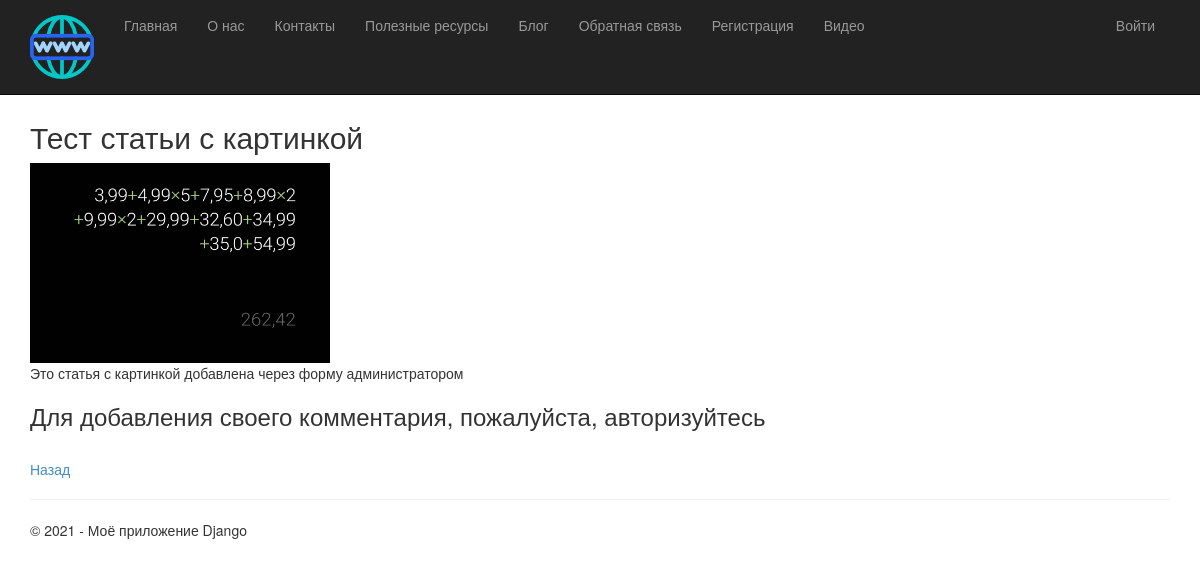
The app's page /5/ with its own data.
### app/models.py (models this page shows, shortened)
class Blog(models.Model):
    title = models.CharField(max_length=100,unique_for_date="posted",verbose_name="Заголовок")
    description = models.TextField(verbose_name="Краткое содержание")
    content = models.TextField(verbose_name="Полное содержание")
    posted = models.DateTimeField(default = datetime.now(), db_index = True, verbose_name = "Опубликована")
    author = models.ForeignKey(User, null=True, blank=True, on_delete = models.SET_NULL, verbose_name = "Автор")
    image = models.FileField(default = 'temp.jpg', verbose_name="Путь к картинке")
    class Meta:
        db_table = "Posts"
        ordering = ["-posted"]
        verbose_name = "Статья блога"
        verbose_name_plural = "Статьи блога"

### app/views.py (the view)
# urls.py: url(r'^(?P<parametr>\d+)/$', views.blogpost, name='blogpost'),
def blogpost(request, parametr):
    post_1 = Blog.objects.get(id=parametr) # запрос на выбор конкретной статьи по параметру
    comments = Comment.objects.filter(post=parametr)
    if request.method == "POST":
        form = CommentForm(request.POST)
        if form.is_valid():
            comment_f = form.save(commit=False)
            comment_f.author = request.user
            comment_f.date = datetime.now()
            comment_f.post = Blog.objects.get(id = parametr)
            comment_f.save()
            return redirect('blogpost', parametr=post_1.id)
    else:
        form = CommentForm()
    assert isinstance(request, HttpRequest)
    return render(
        request,
        'app/blogpost.html',
        {
            'post_1': post_1, # передача конкретной статьи в шаблон веб-страницы
            'comments': comments,
            'form': form,
            'year':datetime.now().year,
        }
    )

### app/templates/app/blogpost.html (shortened to what this page needs)
{% extends "app/layout.html" %}
{% block content %}
<h2> {{post_1.title}} </h2>
{% if post_1.image and post_1.image.url != '/media/temp.jpg' %}
    <img src="{{ post_1.image.url }}" alt="Картинка" width="300" height="200" />
{% endif %}
<p> {{post_1.content|linebreaksbr}} </p>
{% if user.is_authenticated %}
    <h3>Добавить комментарий</h3>
    <form method="POST" >{% csrf_token %}
        <div>
            {{form.as_p}}
            <button type="submit" class="save btn btn-default" > Отправить </button>
        </div>
    </form>
{% else %}
<h3> Для добавления своего комментария, пожалуйста, авторизуйтесь </h3>
{% endif %}
<br><p><a href ="{% url 'blog' %}">Назад</a></p>
{% endblock %}

### app/static/app/content/site.css (style rules this page uses)
body { padding-top: 80px; padding-bottom: 80px; }

### records on screen
Blog: title "Тест статьи с картинкой", image (picture), content "Это статья с картинкой добавлена через форму администратором"
